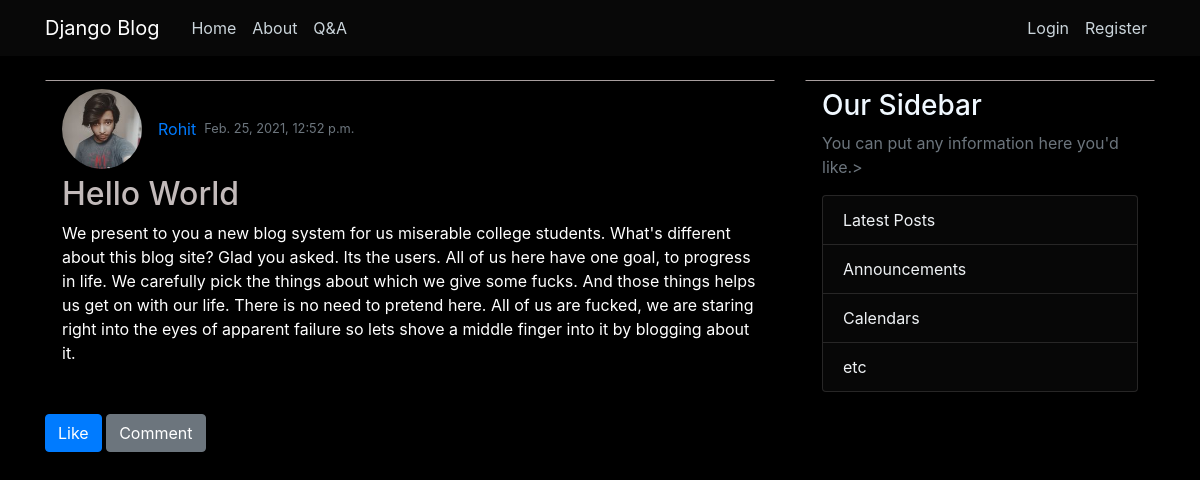
Before: /post/10/ with the older database file.
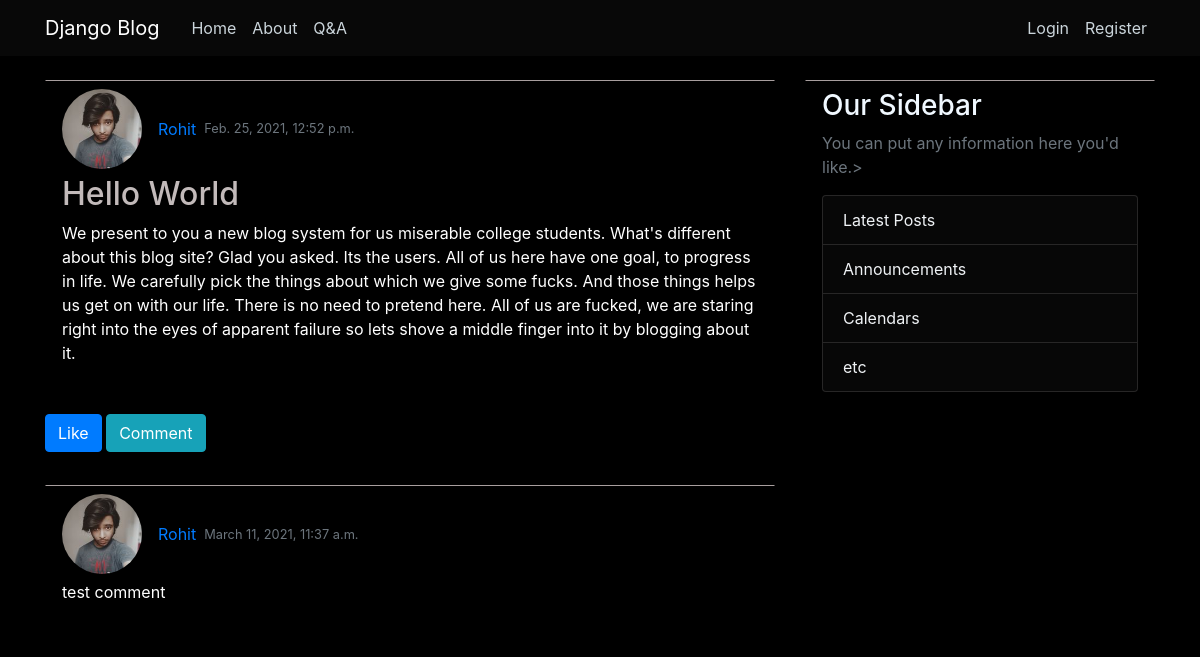
After: the same page with the newer database file.
### blog/models.py (models this page shows, shortened)
class Comment(models.Model):
    post = models.ForeignKey(
        Post, related_name='comments', on_delete=models.CASCADE)
    author = models.ForeignKey(User, on_delete=models.CASCADE)
    content = models.TextField()
    date_posted = models.DateTimeField(default=timezone.now)

### users/models.py (models this page shows, shortened)
class Profile(models.Model):
    user = models.OneToOneField(User, on_delete=models.CASCADE)
    image = models.ImageField(default='default.jpg', upload_to='profile_pics')
    bio = models.TextField(default="No Bio")
    face_encode = models.FileField(upload_to='face_encodes',blank=True)
    two_factor = models.BooleanField(default = False)

### blog/views.py (the view)
# urls.py: path('post/<int:pk>/', PostDetailView.as_view(), name='post-detail'),
class PostDetailView(DetailView):
    model = Post

### blog/templates/blog/post_detail.html (shortened to what this page needs)
{% extends "blog/base.html" %}
{% block content %}
    <article class="content-section">
        <div class="media-body">
        <div class="article-metadata">
            <img class="rounded-circle article-img" src="{{ object.author.profile.image.url }}" >
            <a class="mr-2" href="#">{{ object.author }}</a>
            <small class="text-muted">{{ object.date_posted }}</small>
        </div>
        <h2 class="article-title">{{ object.title }}</h2>
        <p class="article-content">{{ object.content }}</p>
        </div>
    </article>
    <a class="btn btn-primary bt-sm mt-1" id = "{{ object.id }}" href="{% url 'like-create' object.pk %}">Like</a>
    {% if not post.comments.all %}
        <a class="btn btn-secondary bt-sm mt-1" href="{% url 'comment-create' object.pk %}">Comment</a>
    {% else %}
        <a class="btn btn-info bt-sm mt-1" href="{% url 'comment-create' object.pk %}">Comment</a>
        <br>
        <hr>
        {% for comment in post.comments.all %}
        <article class="content-section">
            <div class="media-body">
            <div class="article-metadata">
                <img class="rounded-circle article-img" src="{{ comment.author.profile.image.url }}" >
                <a class="mr-2" href="#">{{ comment.author }}</a>
                <small class="text-muted">{{ comment.date_posted }}</small>
            </div>
            <p class="article-content">{{ comment.content }}</p>
            </div>
        </article>
        {% endfor %}
    {% endif %}
{% endblock content %}

Changed rows visible on the page:
added Comment: author.profile.image (picture), author "Rohit", date_posted "March 11, 2021, 11:37 a.m.", content "test comment"
